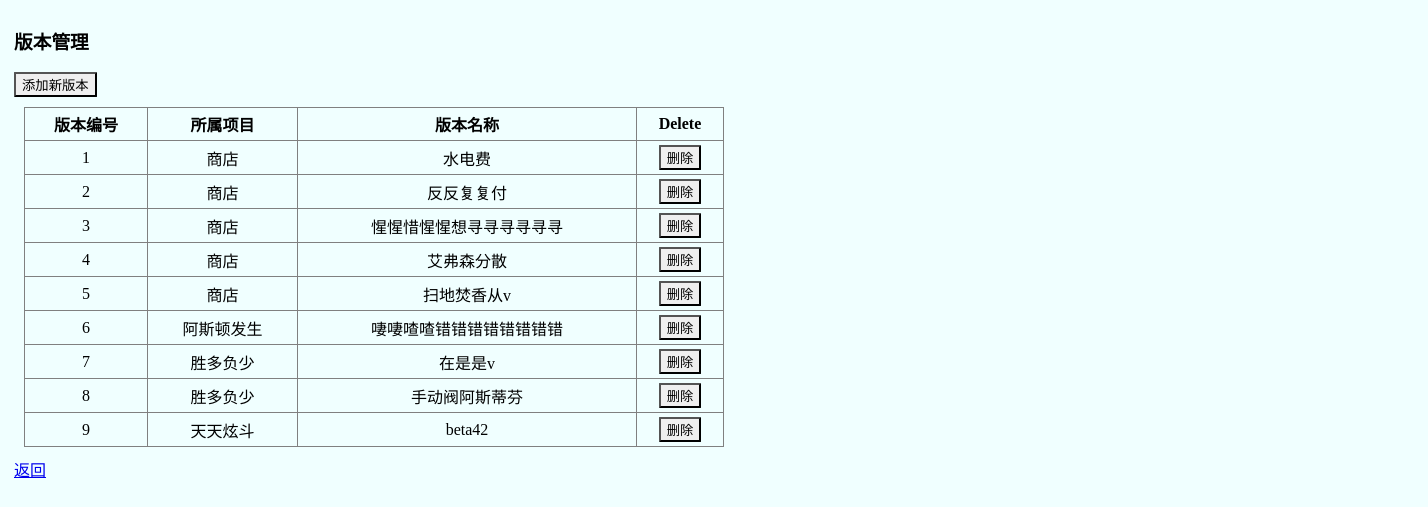
Screenshot of /taskmana/task_edit/ with the database file from the repository.
### TaskManagement/models.py (models this page shows)
class Task(models.Model):
    id = models.IntegerField(primary_key=True)
    P_task = models.ForeignKey('Project', on_delete=models.CASCADE)
    T_name = models.CharField(max_length=64, unique=True)

class Project(models.Model):
    id = models.IntegerField(primary_key=True)
    P_name = models.CharField(max_length=64)

### TaskManagement/views.py (the view)
def task_edit(request):
        obj = models.Task.objects.all()
        p_list = models.Project.objects.all()
        return render(request, 'task_edit.html', {'obj': obj, 'p_list': p_list})

### templates/task_edit.html (shortened to what this page needs)
<!DOCTYPE html>
<html lang="en">
<head>
    <link rel="stylesheet" href="/static/css/edit.css"/>
</head>
<body>
    <div class="base">
        <div class="title">
            <h3>版本管理</h3>
        </div>
        <div class="button">
            <input id="add_task" type="button" value="添加新版本" />
        </div>
        <div class="excel">
            <table border="1" cellpadding="4px">
                <thead>
                    <tr>
                        <th>版本编号</th>
                        <th>所属项目</th>
                        <th>版本名称</th>
                        <th>Delete</th>
                    </tr>
                </thead>
                <tbody>
                {% for row in obj %}
                    <tr>
                        <td align="center">{{ row.id }}</td>
                        <td align="center">{{ row.P_task.P_name }}</td>
                        <td align="center">{{ row.T_name }}</td>
                        <td align="center"><input id="del" onclick="deleteIt({{ row.id }})"  type="button" value="删除" /></td>
                    </tr>
                {% endfor %}
                </tbody>
            </table>
        </div>
        <a href="/taskmana/project-1/">返回</a>
    </div>
</body>
</html>

### static/css/edit.css (style rules this page uses)
body { background: #F0FFFF; }
input { border-radius: 1px; }
.base { width: 1400px; margin: 0 auto; }
.title { width: 1400px; float: left; }
.button { float: left; width: 1400px; }
.excel { float: left; width: 1400px; margin-top: 10px; margin-left: 10px; margin-bottom: 10px; }
table { width: 50%; border-collapse:collapse; }

### rows the page displays
Task: id "1", P_task.P_name "商店", T_name "水电费"
Task: id "2", P_task.P_name "商店", T_name "反反复复付"
Task: id "3", P_task.P_name "商店", T_name "惺惺惜惺惺想寻寻寻寻寻寻"
Task: id "4", P_task.P_name "商店", T_name "艾弗森分散"
Task: id "5", P_task.P_name "商店", T_name "扫地焚香从v"
Task: id "6", P_task.P_name "阿斯顿发生", T_name "啛啛喳喳错错错错错错错错"
Task: id "7", P_task.P_name "胜多负少", T_name "在是是v"
Task: id "8", P_task.P_name "胜多负少", T_name "手动阀阿斯蒂芬"
Task: id "9", P_task.P_name "天天炫斗", T_name "beta42"
